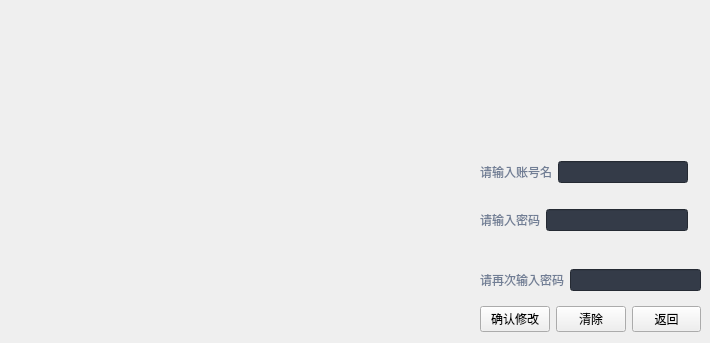
                     <widget class="QWidget" name="Change_User">
                      <widget class="QWidget" name="layoutWidget_2">
                       <property name="geometry">
                        <rect>
                         <x>480</x>
                         <y>150</y>
                         <width>208</width>
                         <height>92</height>
                        </rect>
                       </property>
                       <layout class="QVBoxLayout" name="verticalLayout_53">
                        <item>
                         <layout class="QHBoxLayout" name="horizontalLayout_13">
                          <item>
                           <widget class="QLabel" name="username_2">
                            <property name="enabled">
                             <bool>true</bool>
                            </property>
                            <property name="minimumSize">
                             <size>
                              <width>10</width>
                              <height>40</height>
                             </size>
                            </property>
                            <property name="maximumSize">
                             <size>
                              <width>1000</width>
                              <height>1000</height>
                             </size>
                            </property>
                            <property name="styleSheet">
                             <string notr="true">color: rgb(113, 126, 149);</string>
                            </property>
                            <property name="text">
                             <string>请输入账号名</string>
                            </property>
                           </widget>
                          </item>
                          <item>
                           <widget class="QLineEdit" name="username_edit_2">
                            <property name="styleSheet">
                             <string notr="true">background-color: rgb(52, 59, 72);</string>
                            </property>
                           </widget>
                          </item>
                         </layout>
                        </item>
                        <item>
                         <layout class="QHBoxLayout" name="horizontalLayout_14">
                          <item>
                           <widget class="QLabel" name="password_2">
                            <property name="enabled">
                             <bool>true</bool>
                            </property>
                            <property name="minimumSize">
                             <size>
                              <width>10</width>
                              <height>40</height>
                             </size>
                            </property>
                            <property name="maximumSize">
                             <size>
                              <width>1000</width>
                              <height>1000</height>
                             </size>
                            </property>
                            <property name="styleSheet">
                             <string notr="true">color: rgb(113, 126, 149);</string>
                            </property>
                            <property name="text">
                             <string>请输入密码</string>
                            </property>
                           </widget>
                          </item>
                          <item>
                           <widget class="QLineEdit" name="password_edit_2">
                            <property name="styleSheet">
                             <string notr="true">background-color: rgb(52, 59, 72);</string>
                            </property>
                           </widget>
                          </item>
                         </layout>
                        </item>
                       </layout>
                      </widget>
                      <widget class="QWidget" name="layoutWidget">
                       <property name="geometry">
                        <rect>
                         <x>480</x>
                         <y>260</y>
                         <width>221</width>
                         <height>74</height>
                        </rect>
                       </property>
                       <layout class="QVBoxLayout" name="verticalLayout_54">
                        <item>
                         <layout class="QHBoxLayout" name="horizontalLayout_16">
                          <item>
                           <widget class="QLabel" name="password3">
                            <property name="enabled">
                             <bool>true</bool>
                            </property>
                            <property name="minimumSize">
                             <size>
                              <width>10</width>
                              <height>40</height>
                             </size>
                            </property>
                            <property name="maximumSize">
                             <size>
                              <width>1000</width>
                              <height>1000</height>
                             </size>
                            </property>
                            <property name="styleSheet">
                             <string notr="true">color: rgb(113, 126, 149);</string>
                            </property>
                            <property name="text">
                             <string>请再次输入密码</string>
                            </property>
                           </widget>
                          </item>
                          <item>
                           <widget class="QLineEdit" name="password3_edit">
                            <property name="styleSheet">
                             <string notr="true">background-color: rgb(52, 59, 72);</string>
                            </property>
                            <property name="text">
                             <string/>
                            </property>
                           </widget>
                          </item>
                         </layout>
                        </item>
                        <item>
                         <layout class="QHBoxLayout" name="horizontalLayout_15">
                          <item>
                           <widget class="QPushButton" name="add_2">
                            <property name="text">
                             <string>确认修改</string>
                            </property>
                           </widget>
                          </item>
                          <item>
                           <widget class="QPushButton" name="clear_2">
                            <property name="text">
                             <string>清除</string>
                            </property>
                           </widget>
                          </item>
                          <item>
                           <widget class="QPushButton" name="return_3">
                            <property name="text">
                             <string>返回</string>
                            </property>
                           </widget>
                          </item>
                         </layout>
                        </item>
                       </layout>
                      </widget>
                     </widget>
